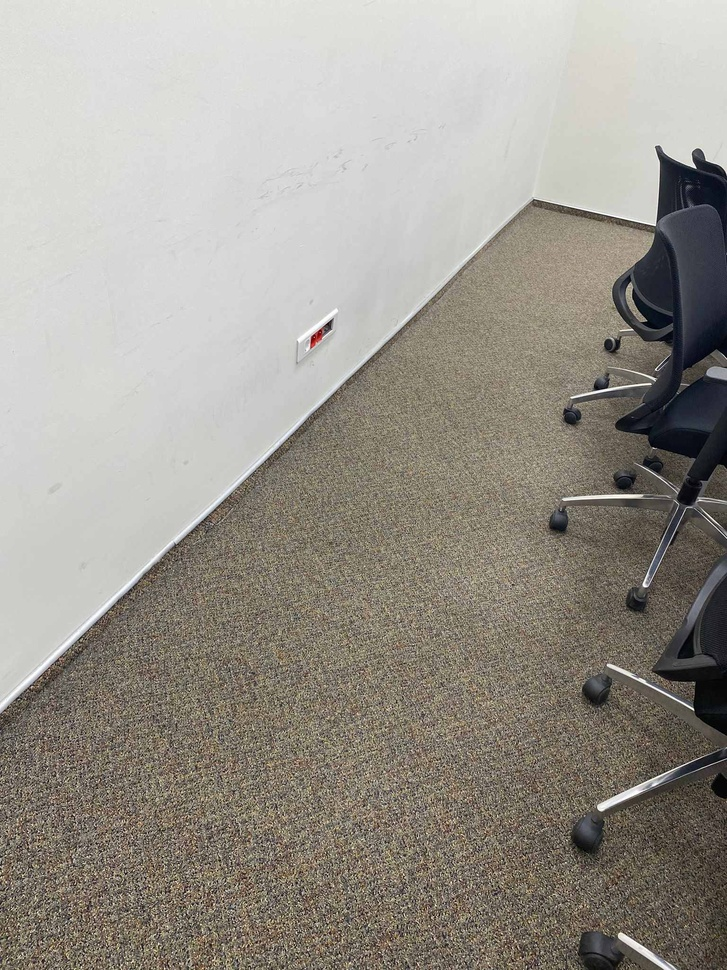
#> input picture floor2.jpg, 727 x 970 px, shrunk from 1536 x 2048 before the run, found by its file name
$ jupyter execute functions.ipynb   (shell and % lines are left out)
#> lines starting #> are read from the running program, lines starting #| are printed output that depends on the picture; after the words box and inside, x2 and y2 are one past the last pixel; in counts of white or black regions, pixels touching at a corner belong together
#> further down, f1 is the input picture: shape (970, 727, 3); mean B, G, R 141.4, 149.6, 154.1
[cell 1]
import numpy as np
import cv2 #OPEN CV
from matplotlib import pyplot as plt #to show the images

[cell 2]
def process_img(image): #basically tuning the parameters before getting the contours
    image = cv2.fastNlMeansDenoisingColored(image,None,18,18,11,35) #denoising
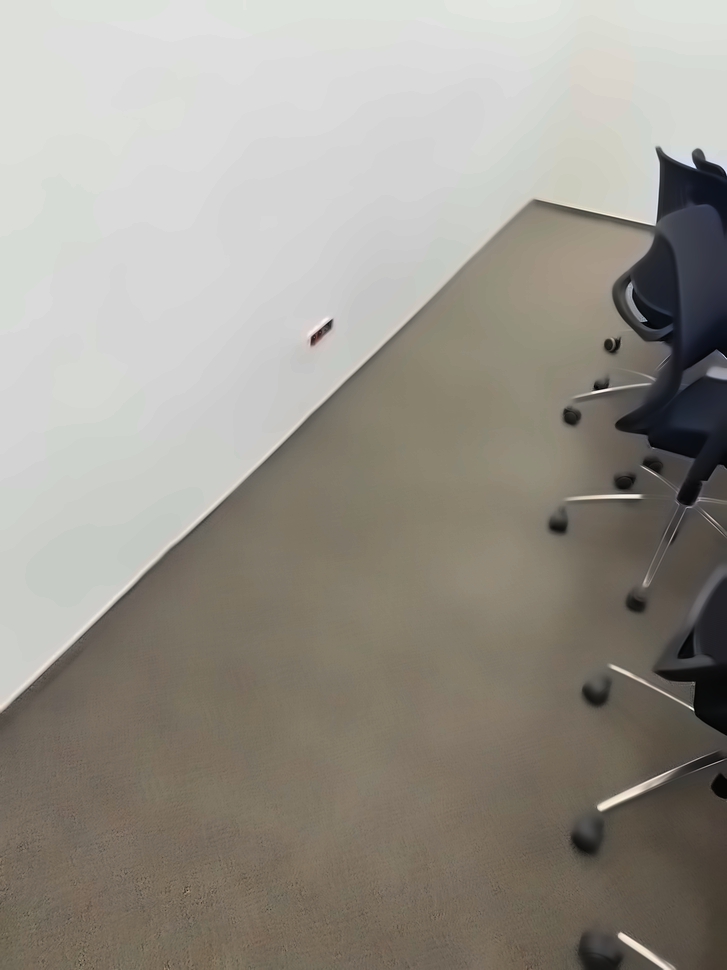
#> image: shape (970, 727, 3); mean of channels 0, 1, 2 139.6, 148.1, 152.4; drawn as B, G, R
    Gray = cv2.cvtColor(image, cv2.COLOR_BGR2GRAY) # turn gray
    Blur = cv2.GaussianBlur(Gray,(7,7),1)
    Canny = cv2.Canny(Blur,150,150)
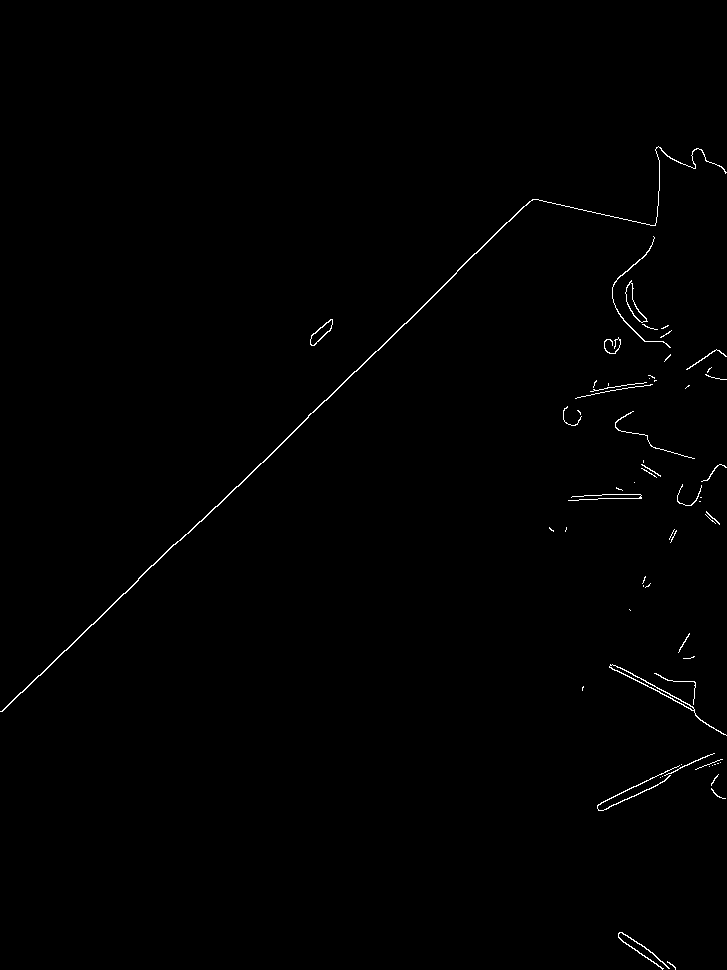
#> Canny: shape (970, 727); 0.54% white in thin lines or dots, all inside (x1, y1, x2, y2) = (0, 146, 727, 970)
    kernel = np.ones((3,3) , np.uint8)
    imgDial = cv2.dilate(Canny, kernel,iterations=5)
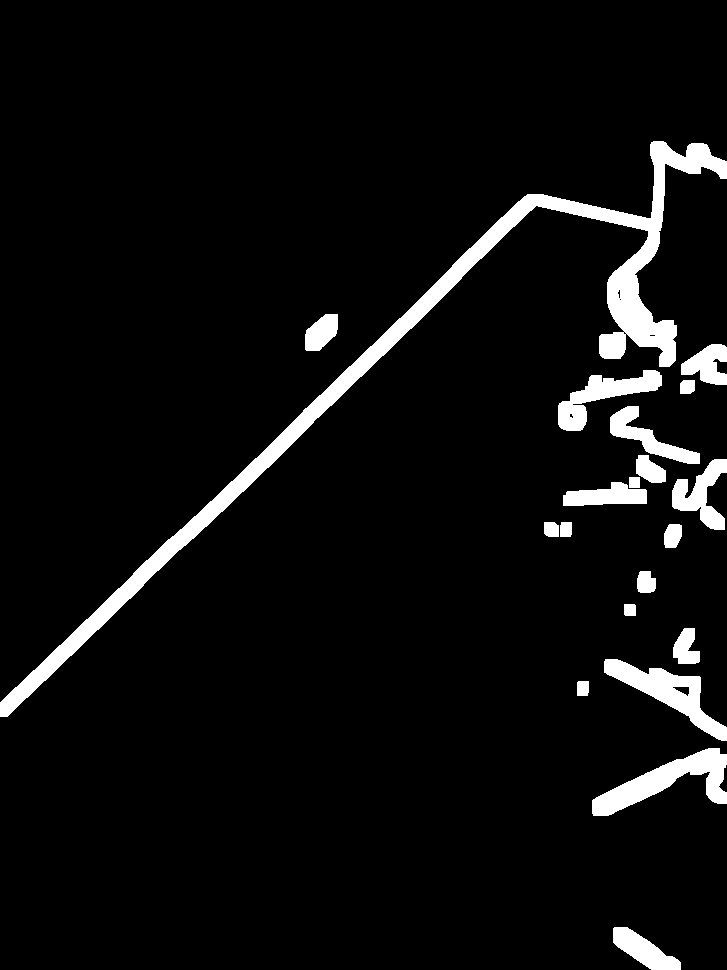
#> imgDial: shape (970, 727); 5.8% white; 20 white regions
    return imgDial

[cell 3]
def getContours(img):

    img_processed = process_img(img)
    contours, hierarchy = cv2.findContours(img_processed,cv2.RETR_EXTERNAL,cv2.CHAIN_APPROX_NONE)
#> contours = 20 contours; largest, box (x1, y1, x2, y2) and area: (0, 141, 727, 717) 19064, (592, 748, 727, 816) 3394, (604, 659, 727, 741) 3096, (558, 370, 662, 431) 2222, (672, 459, 727, 530) 1685

    # Create a mask for the convex hull
    mask = np.zeros_like(img)
    result = img.copy() #we will work on result as to not alter original img

    #detect contour
    for i in contours: #look through contours
        area = cv2.contourArea(i) # get Area

        if area>800: #area threshold
            cv2.drawContours(result,[i],-1,(0,255,0),2) #draw green contour lines
            perimeter = cv2.arcLength(i, True)
            corner_pts_approx = cv2.approxPolyDP(i, 0.02*perimeter, True)
            objCor = len(corner_pts_approx)
            hull = cv2.convexHull(corner_pts_approx) #find the convex hull

            #fill the area below the convex hull
            cv2.fillConvexPoly(mask, hull, (255, 0, 0))

            weighted_clr =0.7 #value between 0 and 1 (can be tuned)

            #apply the mask
            filled = cv2.bitwise_and(result, mask)
            result = cv2.addWeighted(result, 1, filled, weighted_clr, 0)

            #the bounding box of the convex hull
            x, y, w, h = cv2.boundingRect(hull)

            filled_area = np.zeros_like(img)
            filled_area[y+h:, x:x+w] = (255, 0, 0)  #fill the box are below contour
            result = cv2.addWeighted(result, 1, filled_area, 0.3, 0)
#> this loop made 20 passes
#> (area, perimeter, objCor, x, y, w, h) on passes 1, 2, 4, 11, 13, 15, 17, 18, 19, 20: (1374.5, 181.1, 6, 613, 928, 68, 42), (3393.5, 421.6, 9, 592, 748, 135, 67), (3095.5, 355, 7, 604, 659, 123, 82), (1264, 205, 6, 563, 482, 84, 24), (1685, 295.5, 13, 672, 459, 55, 71), (1546, 279.3, 8, 610, 406, 90, 58), (2222, 342.4, 10, 558, 370, 104, 61), (1116, 188.2, 11, 681, 344, 46, 41), (814, 116.1, 6, 306, 314, 32, 37), (19064, 2589.9, 8, 0, 161, 727, 556)
#> area on passes 3, 5, 6, 7, 8, 9: 151, 618, 120, 320.5, 331.5, 150
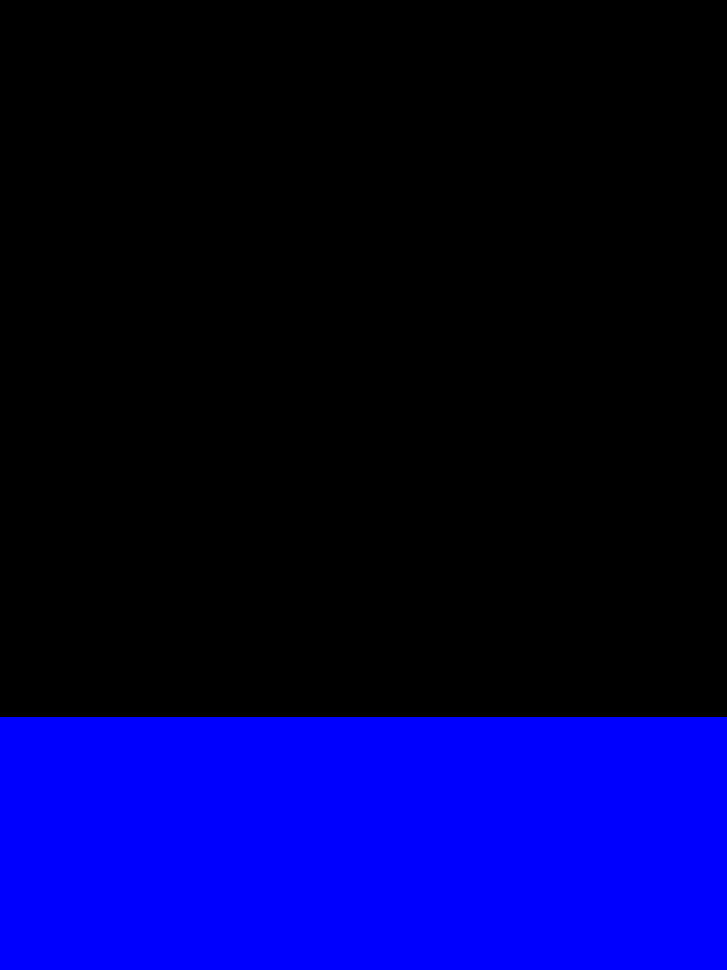
#> filled_area: shape (970, 727, 3); mean B, G, R 66.5, 0, 0
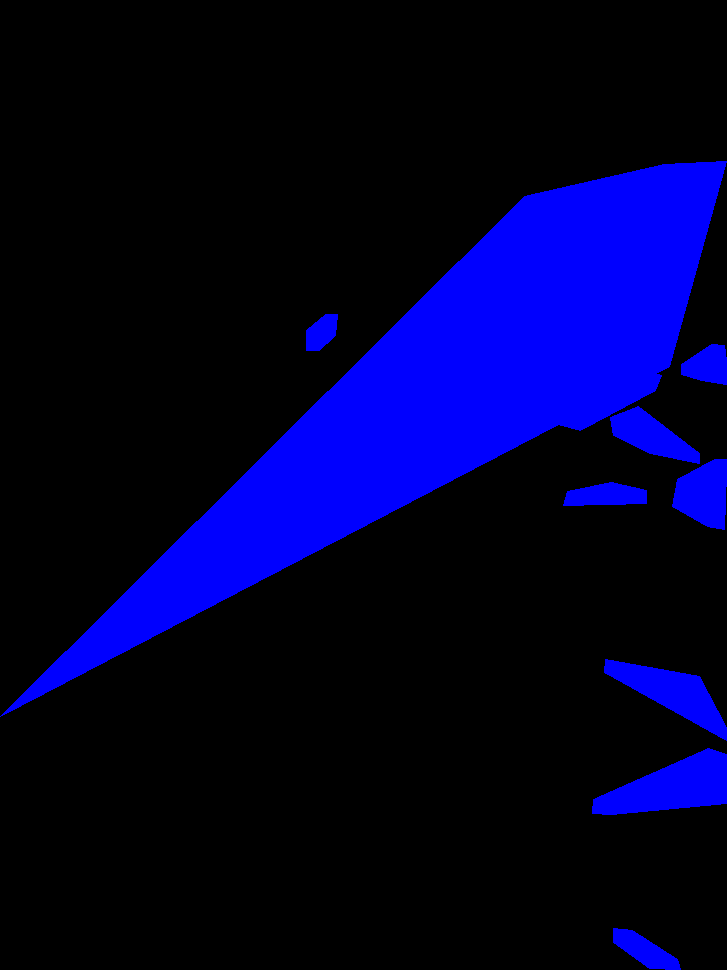
#> mask: shape (970, 727, 3); mean B, G, R 45.1, 0, 0
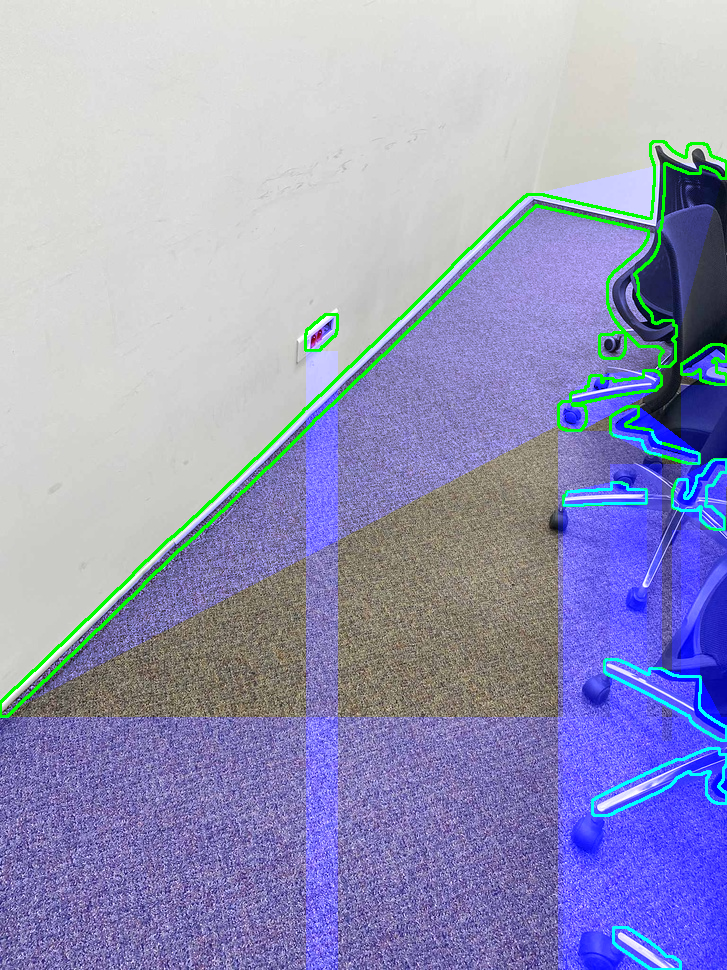
#> result: shape (970, 727, 3); mean B, G, R 188.6, 152.9, 151.5

    return result

[cell 4]
f1 = cv2.imread(r"C:\Users\w10\Desktop\floor2.jpg")

$ run again, with Refinishing.jpg copied over floor2.jpg
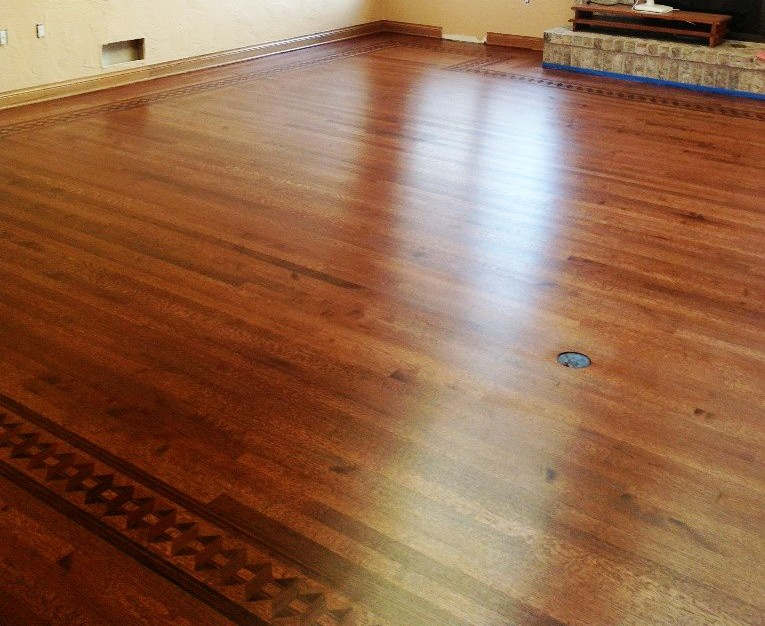
#> input picture Refinishing.jpg, 765 x 626 px, found by its file name
#> f1 is the input picture: shape (626, 765, 3); mean B, G, R 74.1, 102.3, 145.6
#> in process_img, `Canny = cv2.Canny(Blur,150,150)`:
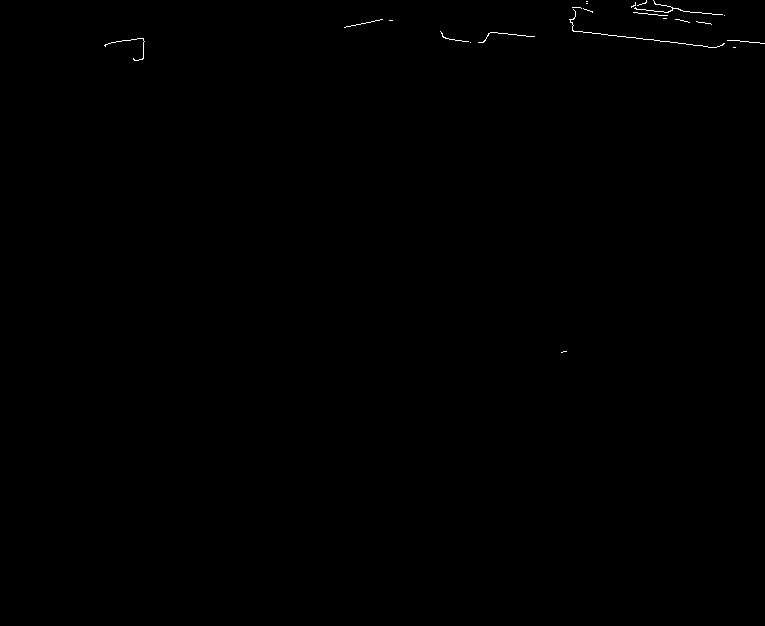
#> Canny: shape (626, 765); 0.14% white in thin lines or dots, all inside (x1, y1, x2, y2) = (104, 0, 765, 353)
#> imgDial: shape (626, 765); 1.8% white; 6 white regions
#> contours = 6 contours; box (x1, y1, x2, y2) and area: (564, 0, 765, 53) 2888, (626, 0, 730, 30) 1994, (435, 26, 540, 48) 1294, (99, 33, 150, 66) 914, (339, 14, 398, 33) 663, (556, 346, 572, 358) 160
#> the loop in getContours, `for i in contours:` made 6 passes
#> (area, perimeter, objCor, x, y, w, h) on passes 2, 3, 5, 6: (914.5, 185.7, 8, 99, 36, 51, 29), (1294.5, 254.3, 7, 435, 26, 105, 20), (1994, 251.9, 6, 626, 1, 104, 29), (2888, 536, 7, 564, 0, 201, 49)
#> after the loop in getContours, `for i in contours:`:
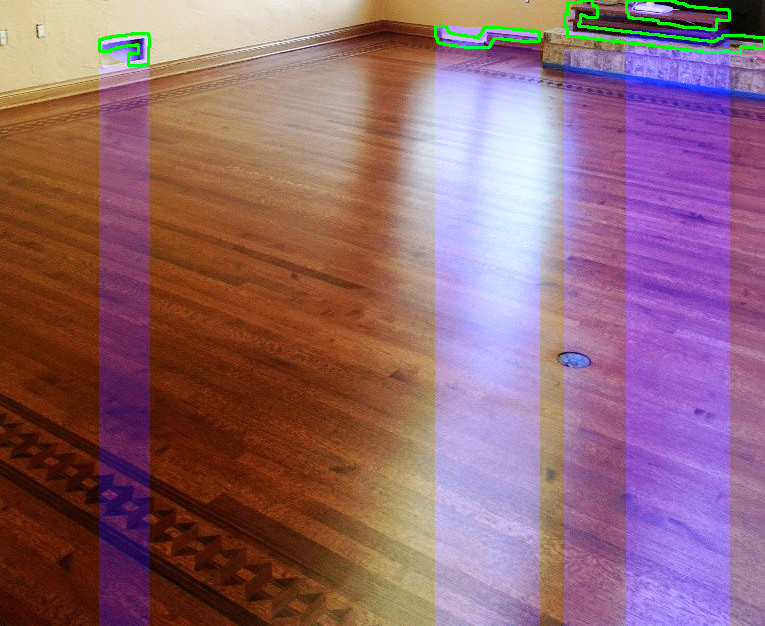
#> result: shape (626, 765, 3); mean B, G, R 114.7, 103.6, 144.7
